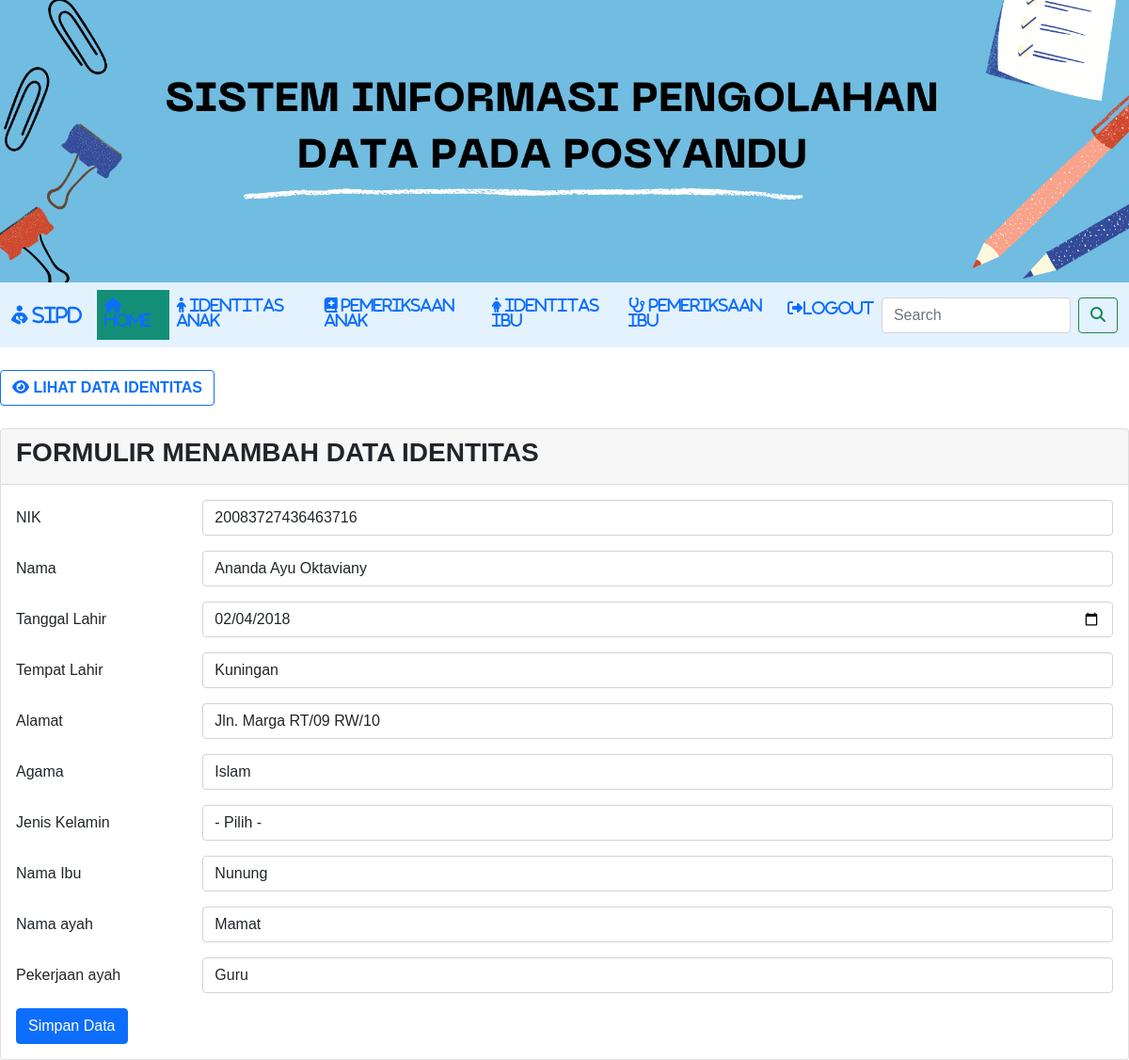
Screenshot of /tambah_identitas.php?op=edit&id=21 with the database file from the repository.
### tables this page shows
CREATE TABLE `anak` (
  `id` int(11) NOT NULL,
  `nik` varchar(25) NOT NULL,
  `nama` varchar(50) NOT NULL,
  `tgl` date DEFAULT NULL,
  `alamat` varchar(25) NOT NULL,
  `agama` enum('Islam','Kristen','Katholik','Hindu','Budha','Konghucu') NOT NULL,
  `tempat_lahir` varchar(30) NOT NULL,
  `jk` enum('Laki-Laki','Perempuan') NOT NULL,
  `ibu` varchar(50) NOT NULL,
  `ayah` varchar(50) NOT NULL,
  `perayah` varchar(100) NOT NULL
);

### tambah_identitas.php (the view, shortened to what this page needs)
<?php
include "koneksi.php";
$nik            = "";
$nama           = "";
$tgl            = "";
$tempat_lahir   = "";
$alamat         = "";
$agama          = "";
$ibu            = "";
$ayah           = "";
$perayah        = "";
if (isset($_GET['op'])) {
    $op = $_GET['op'];
} else {
    $op = "";
}
if ($op == 'edit') {
    $id         = $_GET['id'];
    $sql1       = "select * from anak where id = '$id'";
    $q1         = mysqli_query($koneksi, $sql1);
    $r1         = mysqli_fetch_array($q1);
    $nik        = $r1['nik'];
    $nama       = $r1['nama'];
    $tgl       = $r1['tgl'];
    $tempat_lahir   = $r1['tempat_lahir'];
    $alamat     = $r1['alamat'];
    $agama      = $r1['agama'];
    $ibu      = $r1['ibu'];
    $ayah     = $r1['ayah'];
    $perayah      = $r1['perayah'];
}
?>
<!DOCTYPE html>
<html lang="en">
<head>
    <link rel="stylesheet" type="text/css" href="style1.css">
    <link rel="stylesheet" href="https://cdnjs.cloudflare.com/ajax/libs/font-awesome/6.2.1/css/all.min.css" />
    <link href="https://cdn.jsdelivr.net/npm/bootstrap@5.0.0-beta2/dist/css/bootstrap.min.css" rel="stylesheet">
</head>
<body>
        <tr>
			<img src="header.png" width="100%" height="50%">
		</tr>
	<header>
    <nav class="navbar navbar-expand-lg bg-body-tertiary" style="background-color: #e3f2fd;">
  <div class="container-fluid">
    <a class="navbar-brand" href="index.php"><i class="fa-solid fa-person-breastfeeding"> SIPD</i></a>
    <div class="nav justify-content-center" id="navbarSupportedContent">
      <ul class="navbar-nav me-auto mb-2 mb-lg-0" >
        <li class="nav-item">
          <a class="nav-link active" aria-current="page" href="index.php"><i class="fa-solid fa-house"> Home </i></a>
        </li>
        <li class="nav-item">
          <a class="nav-link" href="identitas_anak.php"><i class="fa-solid fa-child"> IDENTITAS ANAK</i></a>
        </li>
        <li class="nav-item">
          <a class="nav-link" href="data.php"><i class="fa-solid fa-book-medical"> PEMERIKSAAN ANAK</i></a>
        </li>
        <li class="nav-item">
          <a class="nav-link" href="#"><i class="fa-solid fa-person-dress"> IDENTITAS IBU</i></a>
        </li>
        <li class="nav-item">
          <a class="nav-link" href="#"><i class="fa-solid fa-stethoscope"> PEMERIKSAAN IBU</i></a>
        </li>
        <li class="nav-item">
          <a class="nav-link" href="logout.php"><i class="fa-solid fa-right-from-bracket">LOGOUT</i></a>
        </li>
      </ul>
      </div>
      <form class="d-flex" role="search">
        <input class="form-control me-2" type="search" placeholder="Search" aria-label="Search">
        <button class="btn btn-outline-success" type="submit"><i class="fa-sharp fa-solid fa-magnifying-glass"></i></button>
    </form>
        </div>
    </nav>
<br>
    <div class>
        <a href="identitas_anak.php" button class="btn btn-outline-primary"  type="button"><I class="fa-sharp fa-solid fa-eye"><b> LIHAT DATA IDENTITAS </b></i></a>
    </div><br>
    <div class="mx-auto">
        <div class="card">
            <div class="card-header">
            <h3><b>FORMULIR MENAMBAH DATA IDENTITAS</b></h3>
            </div>
            <div class="card-body">
                <form action="" method="POST">
                    <div class="mb-3 row">
                        <label for="nik" class="col-sm-2 col-form-label">NIK</label>
                        <div class="col-sm-10">
                            <input type="text" class="form-control" id="nik" name="nik" value="<?php echo $nik ?>">
                        </div>
                    </div>
                    <div class="mb-3 row">
                        <label for="nama" class="col-sm-2 col-form-label">Nama</label>
                        <div class="col-sm-10">
                            <input type="text" class="form-control" id="nama" name="nama" value="<?php echo $nama ?>">
                        </div>
                    </div>
                    <div class="mb-3 row">
                        <label for="tgl" class="col-sm-2 col-form-label">Tanggal Lahir</label>
                        <div class="col-sm-10">
                            <input type="date" class="form-control" id="tgl" name="tgl" value="<?php echo $tgl ?>">
                        </div>
                    </div>
                    <div class="mb-3 row">
                        <label for="tempat_lahir" class="col-sm-2 col-form-label">Tempat Lahir</label>
                        <div class="col-sm-10">
                            <input type="text" class="form-control" id="tempat_lahir" name="tempat_lahir" value="<?php echo $tempat_lahir ?>">
                        </div>
                    </div>
                    <div class="mb-3 row">
                        <label for="alamat" class="col-sm-2 col-form-label">Alamat</label>
                        <div class="col-sm-10">
                            <input type="text" class="form-control" id="alamat" name="alamat" value="<?php echo $alamat ?>">
                        </div>
                    </div>
                    <div class="mb-3 row">
                        <label for="agama" class="col-sm-2 col-form-label">Agama</label>
                        <div class="col-sm-10">
                            <select class="form-control" name="agama" id="agama">
                                <option value="Islam" <?php if ($agama == "Islam") echo "selected" ?>>Islam</option>
                            </select>
                        </div>
                    </div>
                    <div class="mb-3 row">
                        <label for="jk" class="col-sm-2 col-form-label">Jenis Kelamin</label>
                        <div class="col-sm-10">
                            <select class="form-control" name="jk" id="jk">
                                <option value="">- Pilih -</option>
                            </select>
                        </div>
                    </div>
                    <div class="mb-3 row">
                        <label for="ibu" class="col-sm-2 col-form-label">Nama Ibu</label>
                        <div class="col-sm-10">
                            <input type="text" class="form-control" id="ibu" name="ibu" value="<?php echo $ibu ?>">
                        </div>
                    </div>
                    <div class="mb-3 row">
                        <label for="ayah" class="col-sm-2 col-form-label">Nama ayah</label>
                        <div class="col-sm-10">
                            <input type="text" class="form-control" id="ayah" name="ayah" value="<?php echo $ayah ?>">
                        </div>
                    </div>
                    <div class="mb-3 row">
                        <label for="perayah" class="col-sm-2 col-form-label">Pekerjaan ayah</label>
                        <div class="col-sm-10">
                            <input type="text" class="form-control" id="perayah" name="perayah" value="<?php echo $perayah ?>">
                        </div>
                    </div>
                    <div class="col-12">
                        <input type="submit" name="simpan" value="Simpan Data" class="btn btn-primary" />
                    </div>
                </form>
            </div>
        </div>

### style1.css (style rules this page uses)
* { padding:0; margin:0; font-family: sans-serif; }
a { color: inherit; text-decoration: none; }
header ul { float: right; }
header ul li { display: inline-block; }
header ul li a { padding:25px 20px; display: inline-block; }
.active { background-color: #148F77; color: #fff; }

### rows the page displays
anak: nik "20083727436463716", nama "Ananda Ayu Oktaviany", tgl "02/04/2018", tempat_lahir "Kuningan", alamat "Jln. Marga RT/09 RW/10", agama "Islam", ibu "Nunung", ayah "Mamat", perayah "Guru"
